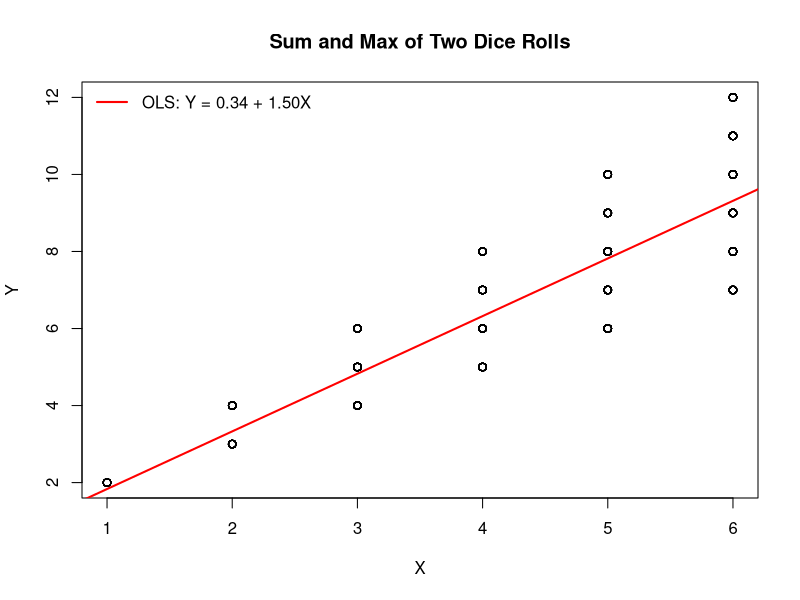
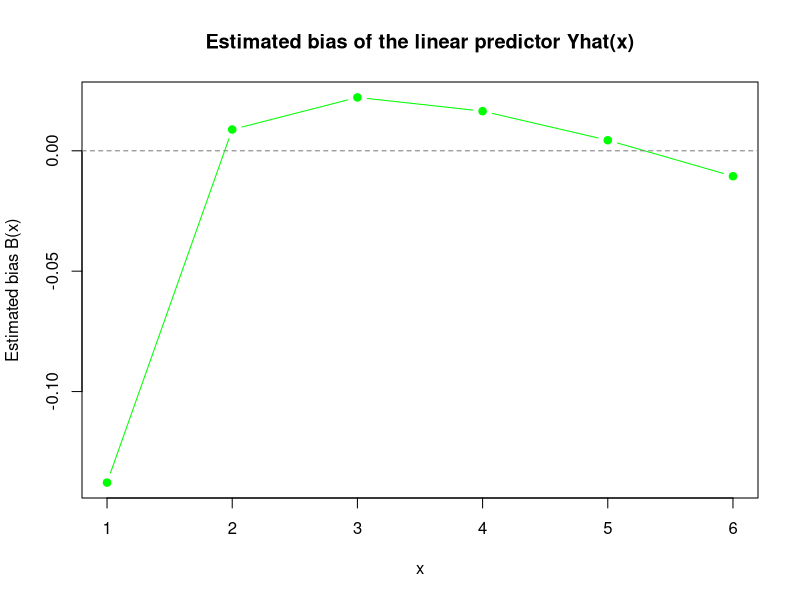
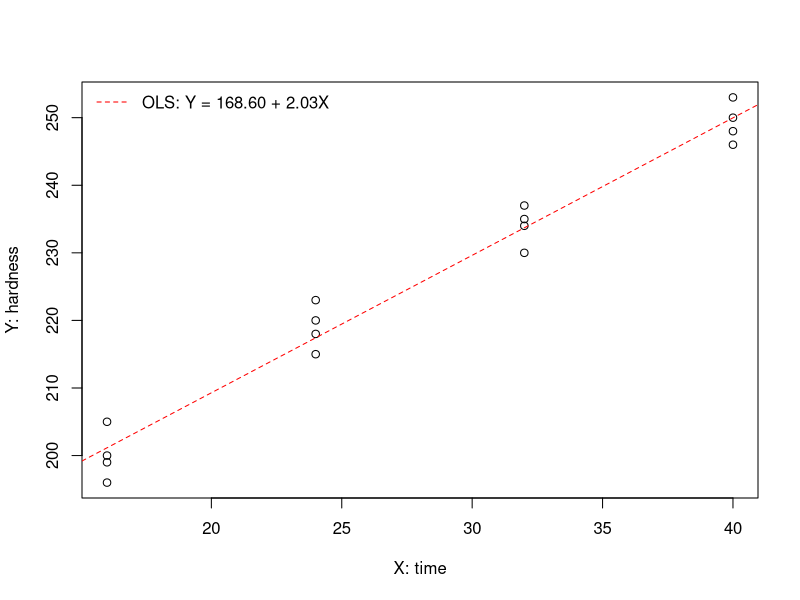
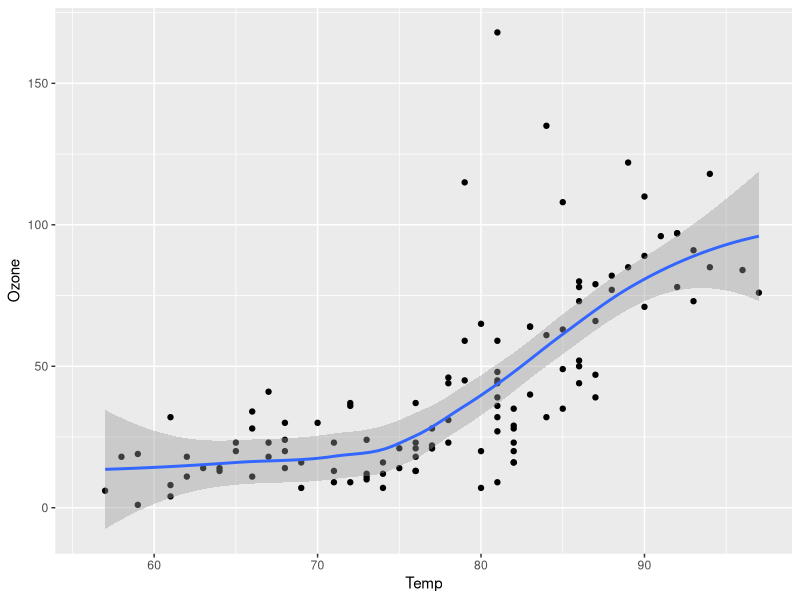

R code for these plots, in order:
## ---- chunk 1
set.seed(17)
n <- 1000
D1 <- sample(1:6, n, replace = TRUE)
D2 <- sample(1:6, n, replace = TRUE)

X <- pmax(D1, D2)
Y <- D1 + D2
ols <- lm(Y ~ X)

plot(X, Y, main = "Sum and Max of Two Dice Rolls")
abline(ols, col = "red", lwd = 2)
legend("topleft",
       sprintf("OLS: Y = %.2f + %.2fX", coef(ols)[1], coef(ols)[2]),
       col = "red", lwd = 2, bty = "n")
## ---- chunk 2
M <- 2000
N <- 1000

x_vals <- 1:6
y_vals <- 2:12
join_prob <- matrix(0, nrow = 6, ncol = 11, dimnames = list(x_vals, y_vals))
join_prob["1", "2"] <- 1
join_prob["2", c("3", "4")] <- c(2, 1)
join_prob["3", c("4", "5", "6")] <- c(2, 2, 1)
join_prob["4", c("5", "6", "7", "8")] <- c(2, 2, 2, 1)
join_prob["5", c("6", "7", "8", "9", "10")] <- c(2, 2, 2, 2, 1)
join_prob["6", c("7", "8", "9", "10", "11", "12")] <- c(2, 2, 2, 2, 2, 1)
join_prob <- join_prob / 36

# calculate true E[Y|X=x]
P_X <- rowSums(join_prob)
true_EY_given_X <- as.vector(join_prob %*% y_vals) / P_X

# simulation: M=2000 times N=1000 draws
Yhat_mat <- matrix(NA, nrow = M, ncol = length(x_vals))
for (r in 1:M) {
  D1_r <- sample(1:6, N, replace = TRUE)
  D2_r <- sample(1:6, N, replace = TRUE)
  X_r <- pmax(D1_r, D2_r)
  Y_r <- D1_r + D2_r
  fit_r <- lm(Y_r ~ X_r)
  Yhat_mat[r, ] <- coef(fit_r)[1] + coef(fit_r)[2] * x_vals
}
EYhat <- colMeans(Yhat_mat)
Bias_x <- EYhat - true_EY_given_X
names(Bias_x) <- x_vals
bias_table <- data.frame(
x = x_vals,
true_EY = true_EY_given_X,
E_Yhat = EYhat,
Bias = Bias_x
)
bias_table

plot(x_vals, Bias_x, type = "b", pch = 19, col = "green",
xlab = "x", ylab = "Estimated bias B(x)",
main = "Estimated bias of the linear predictor Yhat(x)")
abline(h = 0, lty = 2, col = "gray50")
## ---- chunk 3
#| echo: false
y <- c(199.0,205.0,196.0,200.0,218.0,220.0,215.0,223.0,237.0,234.0,235.0,230.0,250.0,248.0,253.0,246.0)
x <- c(rep(16,4),rep(24,4),rep(32,4),rep(40,4))   
## ---- chunk 4
model <- lm(y ~ x)
model
## ---- chunk 5
plot(x, y, xlab = "X: time", ylab = "Y: hardness")
abline(model, col = "red", lty = 2)
legend("topleft",
       sprintf("OLS: Y = %.2f + %.2fX", coef(model)[1], coef(model)[2]),
       col = "red", lty = 2, bty = "n")
## ---- chunk 6
y_hat <- fitted(model)
SSE <- sum((y - y_hat)^2)
MSE <- SSE / (length(y) - 2)
MSE
## ---- chunk 7
cor(x, y)
## ---- chunk 8
SST <- sum((y - mean(y_hat))^2)
R2 <- 1 - SSE / SST
R2
## ---- chunk 9
#| label: fig-airquality
#| fig-cap: "Temperature and ozone level."
#| warning: false

library(ggplot2)

ols_data <- data.frame()
ggplot(airquality, aes(Temp, Ozone)) + 
  geom_point() + 
  geom_smooth(method = "loess")
